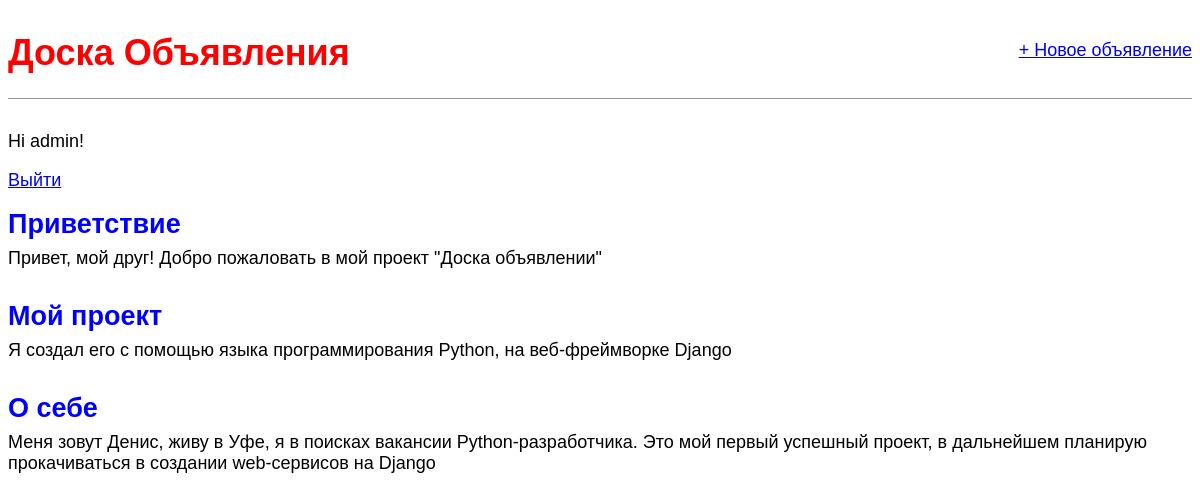
The app's page / (signed in) with its own data.
### ad/models.py (models this page shows, shortened)
class Post(models.Model):
    title = models.CharField(max_length=200)
    author = models.ForeignKey(
        'auth.User',
        on_delete=models.CASCADE,
        )
    body = models.TextField()

### ad/views.py (the view)
# urls.py: path('', views.BlogListView.as_view(), name='home'),
class BlogListView(ListView):
    model = Post
    template_name = 'home.html'

### templates/home.html
{% extends 'base.html' %}
{% block content %}
   {% for post in object_list %}
       <div class="post-entry">
           <h2><a <a href="{% url 'post_detail' post.pk %}">{{ post.title }}</a></h2>
           <p>{{ post.body }}</p>
        </div>
    {% endfor %}
{% endblock content %}

### templates/base.html (shortened to what this page needs)
{% load static %}
<html>
<head>
    <link rel="stylesheet" href="{% static 'css/base.css' %}">
</head>
<body>
    <div class="container">
        <header>
            <div class="nav-left">
                <h1><a href="/">Доска Объявления</a></h1>
            </div>
            <div class="nav-right">
                <a href="{% url 'post_new' %}">+ Новое объявление</a>
            </div>
        </header>
        {% if user.is_authenticated %}
            <p>Hi {{ user.username }}!</p>
            <p><a href="{% url 'logout' %}">Выйти</a></p>
        {% else %}
            <p>Вы зарегистрированы</p>
            <a href="{% url 'login' %}">Логин</a>
        {% endif %}
        {% block content %}
        {% endblock content %}
    </div>
</body>
</html>

### static/css/base.css (style rules this page uses)
body { font-family: 'Source Sans Pro', sans-serif; font-size: 18px; }
header { border-bottom: 1px solid #999; margin-bottom: 2rem; display: flex; }
header h1 a { color: red; text-decoration: none; }
.nav-left { margin-right: auto; }
.nav-right { display: flex; padding-top: 2rem; }
.post-entry { margin-bottom: 2rem; }
.post-entry h2 { margin: 0.5rem 0; }
.post-entry h2 a, .post-entry h2 a:visited { color: blue; text-decoration: none; }
.post-entry p { margin: 0; font-weight: 400; }
header h1 a { color: red; }

### records on screen
Post: title "Приветствие", body "Привет, мой друг! Добро пожаловать в мой проект \"Доска объявлении\""
Post: title "Мой проект", body "Я создал его с помощью языка программирования Python, на веб-фреймворке Django"
Post: title "О себе", body "Меня зовут Денис, живу в Уфе, я в поисках вакансии Python-разработчика. Это мой первый успешный проект, в дальнейшем планирую прокачиваться в создании web-сервисов на Django"

### other values on screen
{{ user.username }} "admin"
